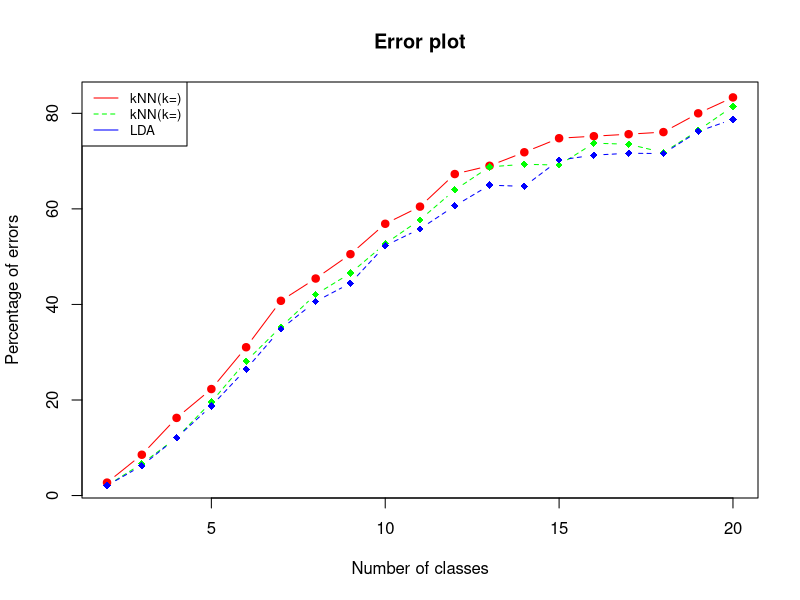

This figure's R source:
# Generate some data
x<-seq(2, 20, 1); 
y1<-c(2.71, 8.54, 16.25, 22.29, 31.04, 40.76, 45.42, 50.52, 56.88, 60.47, 
      67.29, 69.02, 71.85, 74.79, 75.21, 75.63, 76.07, 80.00, 83.33); 
y2<-c(2.08, 6.67, 12.08, 19.58, 28.12, 35.29, 42.08, 46.54, 52.71, 57.72,
      63.96, 68.80, 69.33, 69.17, 73.75, 73.53, 71.79, 76.42, 81.46);
y3<-c(2.08, 6.25, 12.08, 18.75, 26.46, 34.87, 40.62, 44.44, 52.29, 55.81,
      60.62, 64.96, 64.71, 70.21, 71.25, 71.64, 71.58, 76.21, 78.75);
plot(x, y1, type="b", pch=19, col="red", main="Error plot", xlab="Number of classes", ylab="Percentage of errors")#, xaxt='n', ticks=TRUE)

# Add a line
lines(x, y2, pch=18, col="green", type="b", lty=2)

# Add a line
lines(x, y3, pch=18, col="blue", type="b", lty=2)

#xtick<-c(2, 4, 8, 12, 16, 20)
#axis(side=1, at=xtick, labels = FALSE)
#text(x=xtick,  par("usr")[3], 
#     labels = xtick, las=1, srt = 0, pos = 1, xpd = TRUE)

# Add a legend
legend("topleft", legend=c("kNN(k=)", "kNN(k=)", "LDA"),
       col=c("red", "green", "blue"), lty=1:2, cex=0.8)
